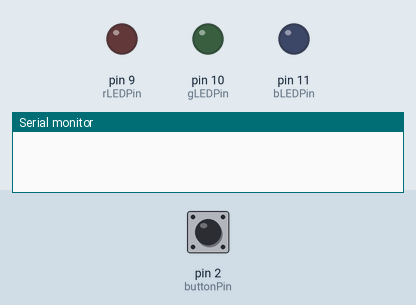
This sketch was run on a simulated Arduino Uno, built with avr-gcc and run on an emulated ATmega328P. On the bench: output pins drawn as LEDs (lit = HIGH), the last lines printed to the serial monitor. Dashed ring = blinking. The test bench sets the inputs (shaded band); at power-on: pin 2 (buttonPin) HIGH.

Above: at 1.2 s.
1.3 s: pin 2 (buttonPin) pulled LOW for 3.2 s
At 4.9 s:
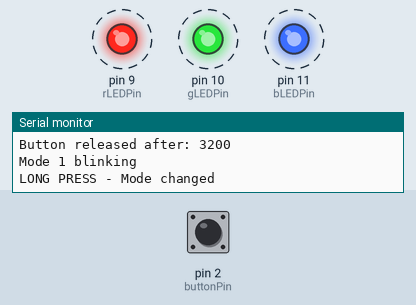
7.5 s: pin 2 (buttonPin) pulled LOW for 0.15 s
At 8.4 s:
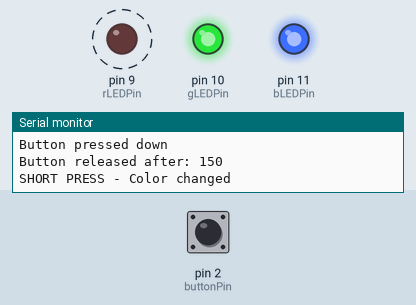
10.6 s: pin 2 (buttonPin) pulled LOW for 1 s
At 12.4 s:
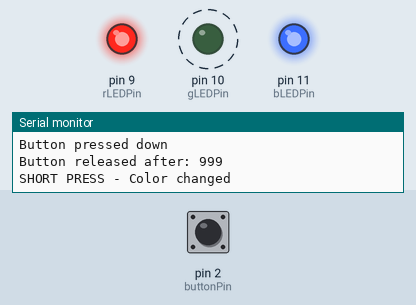
14.6 s: pin 2 (buttonPin) pulled LOW for 3.2 s
At 17.98 s:
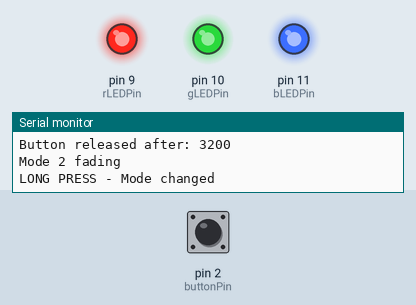
20.2 s: pin 2 (buttonPin) pulled LOW for 0.15 s
23.2 s: pin 2 (buttonPin) pulled LOW for 0.15 s
Timing chart, 0 to 27.2 s (numbered marks = the images above; inputs shaded):
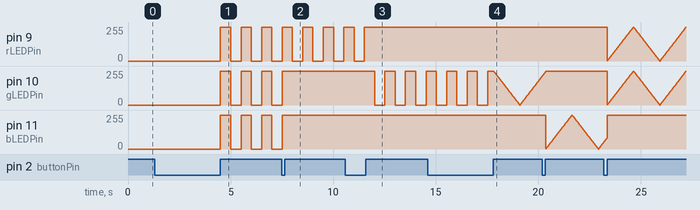

Measured:
- after the input at 1.3 s, pin 9 (rLEDPin), pin 10 (gLEDPin), pin 11 (bLEDPin): alternates 255/255 for 0.50 s and 0/255 for 0.50 s, starting after 3.2 s
- after the input at 7.5 s, pin 10 (gLEDPin), pin 11 (bLEDPin): goes on until 7.5 s, then stays 255/255
- after the input at 10.6 s, pin 9 (rLEDPin): goes on until 11.5 s, then stays 255/255; pin 10 (gLEDPin): alternates 255/255 for 0.50 s and 0/255 for 0.50 s, starting after 1.4 s

The sketch:

Homework3_lightstick.ino
```cpp
//Button pin
const int buttonPin =2;
//LED pin analog
const int rLEDPin=9;
const int gLEDPin=10;
const int bLEDPin=11;

//current button state
int buttonState=0;
//Variable if the user have pressed the button or not
bool buttonPressed= false;
//timer for pressing time
unsigned long pressingTime=0;
//threshold long press interval
const int longPressInterval=2000;

//Lightstick mode
int currentMode=0;
unsigned long blinkTimer=0;
const int blinkInterval=500;
bool blinkOn=true;

//Current light stick number (0:white, 1:red, 2:blue, 3:green, 4:yellow...)
int lightNum=0;
//current light stick xolor
int rLightColor=0;
int gLightColor=0;
int bLightColor=0;
int rCurrentColor=0;
int gCurrentColor=0;
int bCurrentColor=0;

//variables for fading mode
const int fadeAmount = 2;//fading amount per time step
int fadeDirection=1;


void setup() {
  pinMode(buttonPin, INPUT);
  pinMode(rLEDPin, OUTPUT);
  pinMode(gLEDPin, OUTPUT);
  pinMode(bLEDPin, OUTPUT);
  Serial.begin(9600);
}

void loop() {
  checkButton();
  updateLEDColor();
  setRGBColor( rCurrentColor,  gCurrentColor, bCurrentColor);
}


void changeMode(){
  currentMode = currentMode +1;
  if (currentMode>=3){
    currentMode=0;
    Serial.println("Mode 0");
  }
  //reset variables for blinking effects
  if (currentMode==1){
    blinkTimer=0;
    blinkOn=true;
    Serial.println("Mode 1 blinking");
  }

  //reset variable for fading effects
  if (currentMode==2){
    fadeDirection=1;
    Serial.println("Mode 2 fading");
  }
}

void checkButton(){
  int buttonState = digitalRead(buttonPin);

  // Button pressed
  if (buttonState == LOW && !buttonPressed){
    pressingTime = millis();
    buttonPressed = true;
    Serial.println("Button pressed down");
  }

  // Button released
  if (buttonState == HIGH && buttonPressed){
    unsigned long currentTime = millis();
    unsigned long pressDuration = currentTime - pressingTime;
    Serial.print("Button released after: ");
    Serial.println(pressDuration);

    if (pressDuration >= longPressInterval){
      // Long press - change mode
      changeMode();
      Serial.println("LONG PRESS - Mode changed");
    }
    else{
      // Short press - change color
      changeLEDColor();
      Serial.println("SHORT PRESS - Color changed");
    }
    buttonPressed = false;
  }
}

void updateLEDColor(){
  if(currentMode==0){
    //constant light mode
    rCurrentColor=rLightColor;
    gCurrentColor=gLightColor;
    bCurrentColor=bLightColor;
  }
  else if (currentMode==1){
    //blink mode
    unsigned long currentTime=millis();
    if (currentTime-blinkTimer > blinkInterval){
      blinkOn= !blinkOn;
      blinkTimer=currentTime;
    }
    if(blinkOn){
      rCurrentColor=rLightColor;
      gCurrentColor=gLightColor;
      bCurrentColor=bLightColor;
    }
    else{
      rCurrentColor=255;
      gCurrentColor=255;
      bCurrentColor=255;
    }
  }
  else if(currentMode==2){
    bool negativeDir=false;
    //breathing light
    //if the light value is 0, we need to modify it progress; otherwise, just make it 255
    if (rLightColor==0){
      rCurrentColor+=fadeDirection*fadeAmount;
      if (rCurrentColor > (255-rLightColor)||(rCurrentColor<0)){
        negativeDir = true;
      }

      //make sure the color is within range (0-255)
      if (rCurrentColor<0) rCurrentColor=0;
      if (rCurrentColor>255) rCurrentColor=255;
    }

    if (gLightColor==0){
      gCurrentColor+=fadeDirection*fadeAmount;
      if (gCurrentColor > (255-gLightColor)||(gCurrentColor<0)){
        negativeDir = true;
      }

      //make sure the color is within range (0-255)
      if (gCurrentColor<0) gCurrentColor=0;
      if (gCurrentColor>255) gCurrentColor=255;
    }

    if (bLightColor==0){
      bCurrentColor+=fadeDirection*fadeAmount;
      if (bCurrentColor > (255-bLightColor)||(bCurrentColor<0)){
        negativeDir = true;
      }

      //make sure the color is within range (0-255)
      if (bCurrentColor<0) bCurrentColor=0;
      if (bCurrentColor>255) bCurrentColor=255;
    }

    if (negativeDir){
      fadeDirection=-fadeDirection;
    }
    delay(10);
  }

}

void changeLEDColor(){
  //increase light number
  lightNum = lightNum +1;
  if(lightNum>=5){
    lightNum=0;
  }

  //set RGB light color
  if (lightNum==0){
    //white
    rLightColor=0;
    gLightColor=0;
    bLightColor=0;
    //Serial.println("white : ");
  }
  if(lightNum==1){
    //red
    rLightColor=0;
    gLightColor=255;
    bLightColor=255;
    //Serial.print("red : ");
  }
  if(lightNum==2){
    //green
    rLightColor=255;
    gLightColor=0;
    bLightColor=255;
    //Serial.print("green : ");
  }
  if(lightNum==3){
    //blue
    rLightColor=255;
    gLightColor=255;
    bLightColor=0;
    //Serial.print("blue : ");
  }
  if(lightNum==4){
    //yellow
    rLightColor=0;
    gLightColor=0;
    bLightColor=255;
    //Serial.print("yellow : ");
  }
  rCurrentColor=rLightColor;
  gCurrentColor=gLightColor;
  bCurrentColor=bLightColor;
}

void setRGBColor(int rColor, int gColor, int bColor) {
  analogWrite(rLEDPin, rColor);
  analogWrite(gLEDPin, gColor);
  analogWrite(bLEDPin, bColor);
  // Serial.print("Color: ");
  // Serial.print(rCurrentColor);
  // Serial.print(gCurrentColor);
  // Serial.println(bCurrentColor);
}
```
